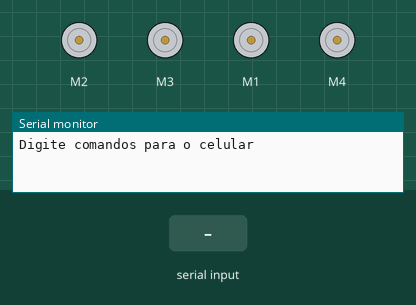
The sketch below on a simulated Arduino Mega 2560, built with avr-gcc and run on an emulated ATmega2560. Parts: 4 × DC motor (green arrow = forward, orange = backward, longer = faster), the last lines printed to the serial monitor. The test bench sets the inputs (shaded band).

Above: at 1.2 s.
1.3 s: "f" received over the second serial link
At 2.1 s:
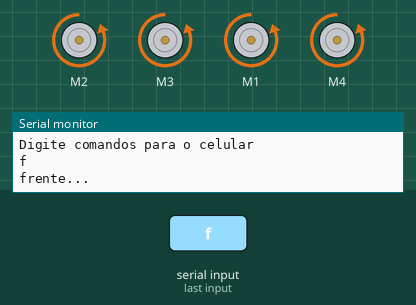
3.8 s: "t" received over the second serial link
At 4.6 s:
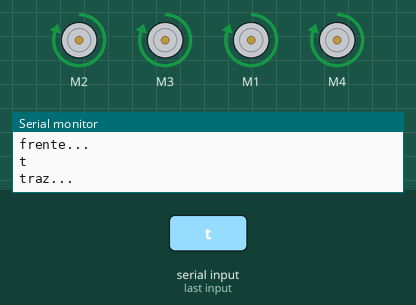
6.3 s: "d" received over the second serial link
At 7.1 s:
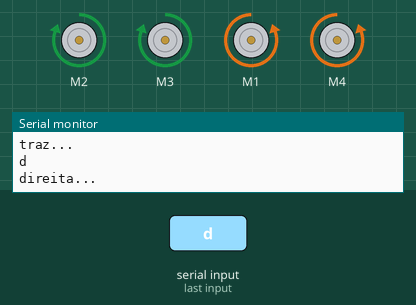
8.8 s: "e" received over the second serial link
At 9.6 s:
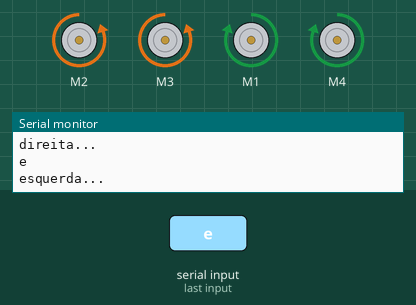
Timing chart, 0 to 11.8 s (numbered marks = the images above; inputs shaded):
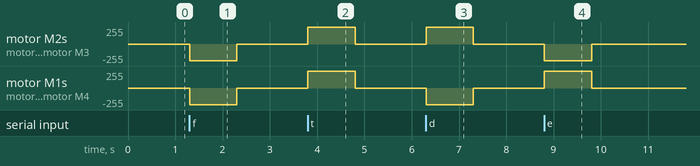

The sketch:

Carro2WD_Bluetooth.ino
```cpp
#include <SoftwareSerial.h>
#include <AFMotor.h>
// remove the inverted commas after you copy the code to the IDE
// creates a "virtual" serial port/UART
// connect BT module TX to D51
// connect BT module RX to D50
// connect BT Vcc to 5V, GND to GND

SoftwareSerial mySerial(51, 50);
//Uno  SoftwareSerial mySerial (2, 3);
//mega SoftwareSerial mySerial(51, 50);
char comando = ""; // Stores response of bluetooth device
            // which simply allows \n between each
            // response.
//motores
AF_DCMotor et(3);
AF_DCMotor ef(2);
AF_DCMotor df(1);
AF_DCMotor dt(4);
int velocidade = 254;

void setup()
{
  // Open serial communications and wait for port to open:
  Serial.begin(9600);
  Serial.println("Digite comandos para o celular");
  // SoftwareSerial "com port" data rate. JY-MCU v1.03 defaults to 9600.
  mySerial.begin(9600);
  //motores
  parar();


}

void parar(){
  ef.setSpeed(0);
  ef.run(RELEASE);
  et.setSpeed(0);
  et.run(RELEASE);
  df.setSpeed(0);
  df.run(RELEASE);
  dt.setSpeed(0);
  dt.run(RELEASE);
}

void frente(){
  ef.setSpeed(velocidade);
  ef.run(BACKWARD);
  df.setSpeed(velocidade);
  df.run(BACKWARD);
  et.setSpeed(velocidade);
  et.run(BACKWARD);
  dt.setSpeed(velocidade);
  dt.run(BACKWARD);
}


void traz(){
  ef.setSpeed(velocidade);
  ef.run(FORWARD);
  df.setSpeed(velocidade);
  df.run(FORWARD);
  et.setSpeed(velocidade);
  et.run(FORWARD);
  dt.setSpeed(velocidade);
  dt.run(FORWARD);
}

void direita(){
  ef.setSpeed(velocidade);
  ef.run(FORWARD);
  df.setSpeed(velocidade);
  df.run(BACKWARD);
  et.setSpeed(velocidade);
  et.run(FORWARD);
  dt.setSpeed(velocidade);
  dt.run(BACKWARD);
}

void esquerda(){
  ef.setSpeed(velocidade);
  ef.run(BACKWARD);
  df.setSpeed(velocidade);
  df.run(FORWARD);
  et.setSpeed(velocidade);
  et.run(BACKWARD);
  dt.setSpeed(velocidade);
  dt.run(FORWARD);
}


void loop()
{
  // Read device output if available.
  while (mySerial.available()) {
    comando = (char)mySerial.read();
    delay(2);
    Serial.println(comando);
    switch (comando){
      case 'f':
        frente();
        Serial.println("frente...");
      break;
      case 'p':
        parar();
        Serial.println("parar...");
      break;
      case 't':
        traz();
        Serial.println("traz...");
      break;
      case 'd':
        direita();
        Serial.println("direita...");
      break;
      case 'e':
        esquerda();
        Serial.println("esquerda...");
      break;
      default :
        parar();
        Serial.println("parar default...");
      break;
    }
    delay(1000);
    comando = ""; // No repeats
    parar();
  }

  // Read user input if available.
  if (Serial.available())
  {
    delay(10); // The DELAY!
    mySerial.write(Serial.read());
  }

}// END loop()  
```

Measured:
- after the input at 1.3 s, motor M2, motor M3, motor M1, motor M4: stopped → backward 254/255 at once, → stopped 1.0 s later
- after the input at 3.8 s, motor M2, motor M3, motor M1, motor M4: stopped → forward 254/255 at once, → stopped 1.0 s later
- after the input at 6.3 s, motor M2, motor M3: stopped → forward 254/255 at once, → stopped 1.0 s later; motor M1, motor M4: stopped → backward 254/255 at once, → stopped 1.0 s later
- after the input at 8.8 s, motor M2, motor M3: stopped → backward 254/255 at once, → stopped 1.0 s later; motor M1, motor M4: stopped → forward 254/255 at once, → stopped 1.0 s later
